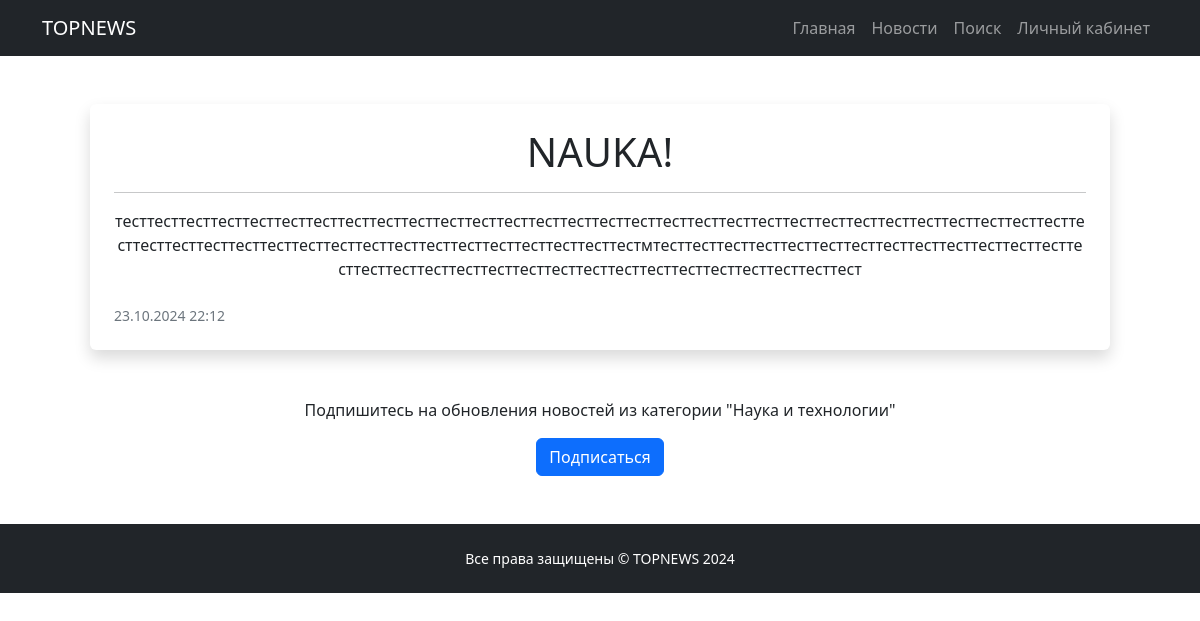
The app's page /news/175 with its own data.
### news_portal/models.py (models this page shows, shortened)
class Post(models.Model):
    author = models.ForeignKey(Author, on_delete = models.CASCADE)
    content_type = models.CharField(max_length = 1, choices = CONTENT_TYPES, default = article)
    creation_date = models.DateTimeField(auto_now_add = True)
    category = models.ManyToManyField(Category, through = 'PostCategory')
    title = models.CharField(max_length = 255)
    text = models.TextField()
    rating = models.FloatField(default = 0)
    """def send_notifications(self):
        categories = self.category.all()
        for category in categories:
            # Получаем подписчиков на категорию
            subscribers = category.subscribers.all()
            # Уведомляем каждого подписчика
            for subscriber in subscribers:
                # HTML-рассылка
                html_content = render_to_string('email_notification.html', {
                'title': self.title,
                'text': self.text,
                'username': subscriber.username,
            })
                msg = EmailMultiAlternatives(
                    subject=self.title,
                    body=f'Здравствуй, {subscriber.username}. Новая статья в твоём любимом разделе!',
                    from_email='gdaprog@yandex.ru',
                    to=[subscriber.email],
                )
                msg.attach_alternative(html_content, "text/html")
                msg.send()

    def save(self, *args, **kwargs):
        super().save(*args, **kwargs)"""

class Category(models.Model):
    category_name = models.CharField(max_length = 255, unique = True)
    subscribers = models.ManyToManyField(User, blank=True)

### news_portal/views.py (the view)
# urls.py: path('<int:pk>', PostDetail.as_view(), name='post_detail'),
class PostDetail(DetailView):
    model = Post
    template_name = 'post.html'
    context_object_name = 'post'
    def get_context_data(self, **kwargs):
        context = super().get_context_data(**kwargs)
        context['categories'] = self.object.category.all()
        return context
    def post(self, request, *args, **kwargs):
        post = self.get_object()
        category = post.category.first()  # Получаем все категории новости
        if request.user.is_authenticated:
            if category:
                if request.user in category.subscribers.all():
                    category.subscribers.remove(request.user)
                else:
                    category.subscribers.add(request.user)
            return self.get(request, *args, **kwargs)  # Возвращаем к странице поста
        else:
            return redirect('/accounts/login/')  # Перенаправляем неавторизованного пользователя на страницу авторизации

### news_portal/templatetags/custom_filters.py (called while the page is built)
@register.filter()
def censor(text):
    if isinstance(text, str):
        for word in bad_words:
            text = text.replace(word, word[0] + '*' * (len(word) - 1))
        return text
    else:
        raise TypeError("Фильтр censor() должен получить строку.")

### templates/post.html (shortened to what this page needs)
{% extends 'flatpages/default.html' %}
{% load custom_filters %}
{% block content %}
    <div class="container px-5 my-5">
        <div class="row gx-5">
            <div class="col-12 mb-5">
                <div class="card h-100 shadow border-0">
                    <div class="card-body p-4">
                        <a class="text-decoration-none link-dark stretched-link" href="/news/{{ post.id }}">
                            <h1 class="card-title mb-3">{{ post.title|censor }}</h1>
                            <hr>
                        </a>
                        <p class="card-text mb-0">{{ post.text|censor }}</p>
                    </div>
                    <div class="card-footer p-4 pt-0 bg-transparent border-top-0">
                        <div class="d-flex align-items-end justify-content-between">
                            <div class="d-flex align-items-center">
                                <div class="small">
                                    <div class="text-muted">{{ post.creation_date|date:"d.m.Y H:i" }}</div>
                                </div>
                            </div>
                        </div>
                    </div>
                </div>
            </div>
            <form method="post">
                {% if request.user in post.category.first.subscribers.all %}
                    <p>Вы подписаны на обновления новостей из категории "{{ post.category.first.category_name }}"</p>
                    <button type="submit" class="btn btn-secondary">Отписаться</button>
                {% else %}
                    <p>Подпишитесь на обновления новостей из категории "{{ post.category.first.category_name }}"</p>
                    <button type="submit" class="btn btn-primary">Подписаться</button>
                {% endif %}
            </form>
        </div>
    </div>
{% endblock content %}

### records on screen
Post: title|censor "NAUKA!", text|censor "тесттесттесттесттесттесттесттесттесттесттесттесттесттесттесттесттесттесттесттесттесттесттесттесттесттесттесттесттесттесттесттесттесттесттесттесттесттесттесттесттесттесттесттесттесттесттестмтесттесттесттесттесттесттесттесттесттесттесттесттесттесттесттесттесттесттесттесттесттесттесттесттесттесттесттесттесттест", creation_date "23.10.2024 22:12", category.first.category_name "Наука и технологии"
